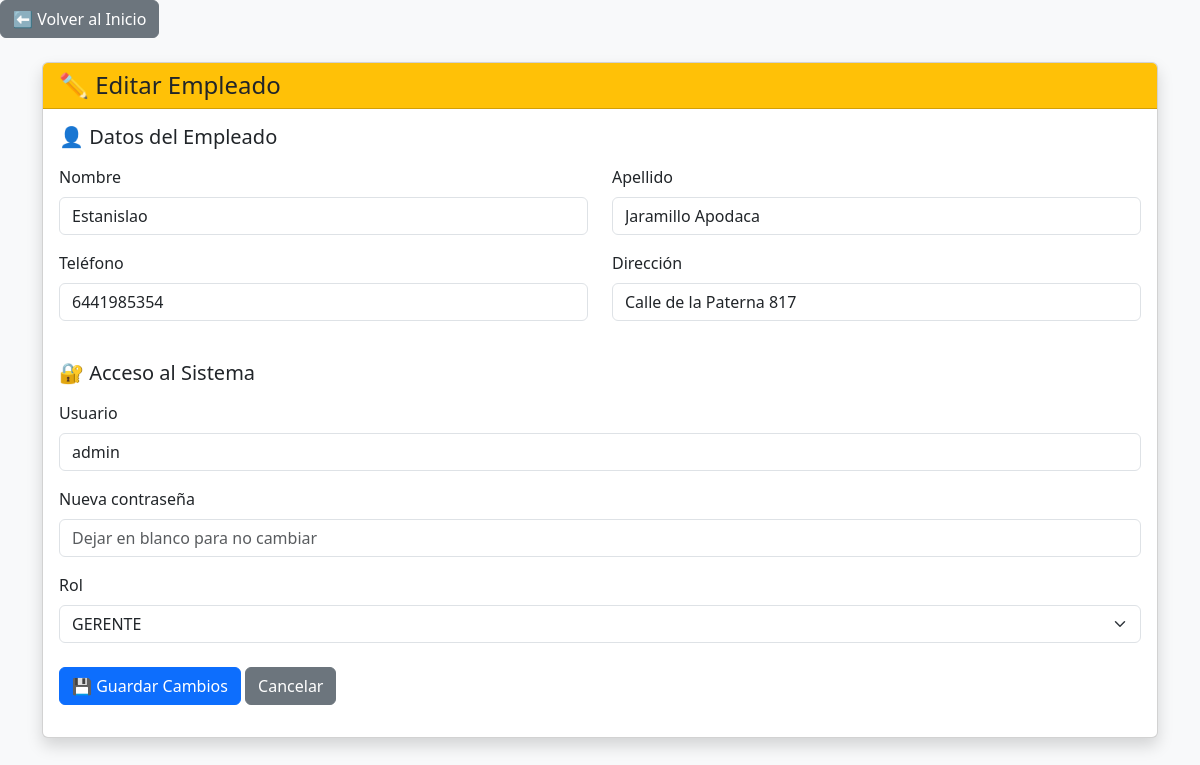
The page /prestamos_je/editar_empleado.php?id=2 on the database its author committed.
### tables this page shows
CREATE TABLE `empleados` (
  `id_empleado` int(11) NOT NULL,
  `ine_empleado` varchar(20) DEFAULT NULL,
  `nombre` varchar(50) DEFAULT NULL,
  `apellido` varchar(50) DEFAULT NULL,
  `direccion` varchar(100) DEFAULT NULL,
  `telefono` varchar(15) DEFAULT NULL,
  `curp_seguro` varchar(20) DEFAULT NULL,
  `puesto` enum('GERENTE','SUPERVISOR','ASESOR') DEFAULT NULL,
  `estatus` enum('ACTIVO','BAJA') DEFAULT 'ACTIVO',
  `rol` enum('ASESOR','SUPERVISOR','GERENTE') NOT NULL DEFAULT 'ASESOR'
);

CREATE TABLE `usuarios` (
  `id_usuario` int(11) NOT NULL,
  `usuario` varchar(50) DEFAULT NULL,
  `password` varchar(100) DEFAULT NULL,
  `rol` enum('GERENTE','SUPERVISOR','ASESOR') DEFAULT NULL,
  `id_empleado` int(11) DEFAULT NULL
);

### prestamos_je/editar_empleado.php (the view, shortened to what this page needs)
<?php
include("conexion.php");
include("menu.php");
$id_empleado = (int)$_GET['id'];
$emp = $conexion->prepare("
    SELECT *
    FROM empleados
    WHERE id_empleado = ?
");
$emp->bind_param("i", $id_empleado);
$emp->execute();
$empleado = $emp->get_result()->fetch_assoc();
$usuario = $conexion->prepare("
    SELECT *
    FROM usuarios
    WHERE rol = ?
    LIMIT 1
");
$usuario->bind_param("s", $empleado['rol']);
$usuario->execute();
$usr = $usuario->get_result()->fetch_assoc();
?>
<!DOCTYPE html>
<html lang="es">
<head>
    <link href="https://cdn.jsdelivr.net/npm/bootstrap@5.3.2/dist/css/bootstrap.min.css" rel="stylesheet">
</head>
<body class="bg-light">
<div class="container mt-4">
<div class="card shadow">
    <div class="card-header bg-warning">
        <h4 class="mb-0">✏️ Editar Empleado</h4>
    </div>
    <div class="card-body">
        <form method="POST">
            <h5 class="mb-3">👤 Datos del Empleado</h5>
            <div class="row">
                <div class="col-md-6 mb-3">
                    <label class="form-label">Nombre</label>
                    <input name="nombre" class="form-control"
                           value="<?= $empleado['nombre'] ?>" required>
                </div>
                <div class="col-md-6 mb-3">
                    <label class="form-label">Apellido</label>
                    <input name="apellido" class="form-control"
                           value="<?= $empleado['apellido'] ?>" required>
                </div>
            </div>
            <div class="row">
                <div class="col-md-6 mb-3">
                    <label class="form-label">Teléfono</label>
                    <input name="telefono" class="form-control"
                           value="<?= $empleado['telefono'] ?>">
                </div>
                <div class="col-md-6 mb-3">
                    <label class="form-label">Dirección</label>
                    <input name="direccion" class="form-control"
                           value="<?= $empleado['direccion'] ?>">
                </div>
            </div>
            <h5 class="mt-4 mb-3">🔐 Acceso al Sistema</h5>
            <div class="mb-3">
                <label class="form-label">Usuario</label>
                <input name="usuario" class="form-control"
                       value="<?= $usr['usuario'] ?>" required>
            </div>
            <div class="mb-3">
                <label class="form-label">Nueva contraseña</label>
                <input type="password" name="password"
                       class="form-control"
                       placeholder="Dejar en blanco para no cambiar">
            </div>
            <div class="mb-3">
                <label class="form-label">Rol</label>
                <select name="rol" class="form-select">
                    <option <?= $empleado['rol']=='GERENTE'?'selected':'' ?>>GERENTE</option>
                </select>
            </div>
            <div class="mt-4">
                <button class="btn btn-primary">
                    💾 Guardar Cambios
                </button>
                <a href="empleados.php" class="btn btn-secondary">
                    Cancelar
                </a>
            </div>
        </form>
    </div>
</div>
</div>
</body>
</html>

### rows shown on the page
empleados: nombre "Estanislao", apellido "Jaramillo Apodaca", telefono "6441985354", direccion "Calle de la Paterna 817", rol "GERENTE"
usuarios: usuario "admin"
